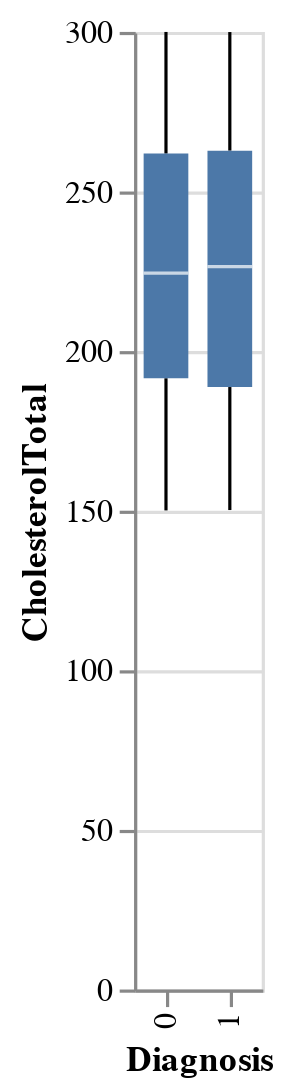

The notebook cell this image was saved under:
### Code cell
# Make a box plot that compares cholesterol total to diagnosis

alt.Chart(clinical_measurements).mark_boxplot().encode(
    x='Diagnosis:N',
    y='CholesterolTotal:Q'
)

### Figure 1 — Vega-Lite specification as saved in the notebook (floating-point values rounded to 4 significant figures; data arrays with more than 128 entries replaced by an {"elided": "..."} marker saying what was removed)
{"config": {"view": {"continuousWidth": 400, "continuousHeight": 300}}, "data": {"name": "data-4a700c5c64d2283e3a87d9510911ddea"}, "mark": "boxplot", "encoding": {"x": {"field": "Diagnosis", "type": "nominal"}, "y": {"field": "CholesterolTotal", "type": "quantitative"}}, "$schema": "https://vega.github.io/schema/vega-lite/v4.17.0.json", "datasets": {"data-4a700c5c64d2283e3a87d9510911ddea": {"elided": "2149 records"}}}
